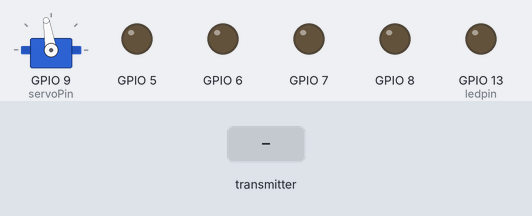
Bench run of a sketch on a simulated ESP32-S3. Parts: servo, output pins drawn as LEDs (lit = HIGH). The test bench sets the inputs (shaded band). Servo pulses on a pin are drawn as a servo (544–2400 µs = 0–180°); pins used as bus, display or sensor lines are not drawn.

Above: at 1.2 s.
1.3 s: the transmitter starts sending g = 1024
At 1.8 s:
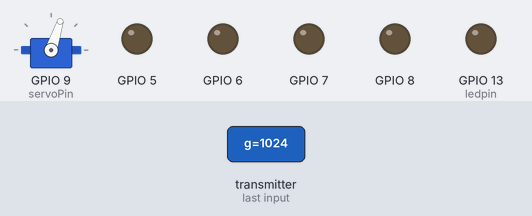
2.8 s: the transmitter starts sending g = 0
At 4.0 s:
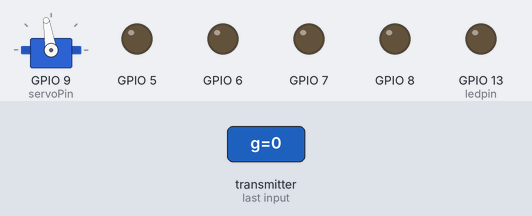
4.3 s: the transmitter starts sending g = 2048
At 5.3 s:
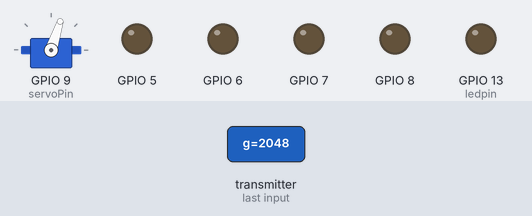
Timing chart, 0 to 7.3 s (numbered marks = the images above; inputs shaded):
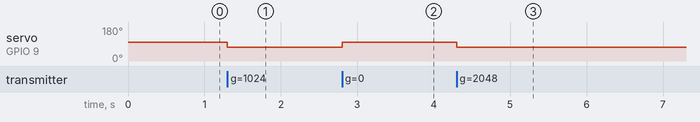

The sketch:

esp32Receiver.ino
```cpp
#include <esp_now.h>
#include <WiFi.h>
#include "driver/ledc.h"

// Structure example to receive data
// Must match the sender structure
typedef struct struct_message {
  int a;
  int b;
  int c;
  int d;
  int e;
  int f;
  int g;
  int h;
  int i;
  int j;
} struct_message;

int pos = 75;
//const int IN1 = 5; //PWM
//const int IN2 = 7; //PWN
const int nsleep = 4;
int x_low = 0;
int x_high = 0;
int x_low_adj = 0;
int x_high_adj = 0;
int y = 0;
int PWM1 = 0;
int PWM2 = 0;
int servoPin = 9;
int ledpin = 13;
int count = 0;
boolean dr_mode = false;

// Create a struct_message called myData
struct_message myData;

// callback function that will be executed when data is received
void OnDataRecv(const uint8_t * mac, const uint8_t *incomingData, int len) {
  memcpy(&myData, incomingData, sizeof(myData));
}

void setup()
{
  // Initialize Serial Monitor
  //  Serial.begin(115200);

  ledcSetup(LEDC_CHANNEL_7, 50, LEDC_TIMER_10_BIT);
  ledcAttachPin(9, LEDC_CHANNEL_7);
  ledcWrite(LEDC_CHANNEL_7, pos);

  ledcSetup(LEDC_CHANNEL_1, 1000, LEDC_TIMER_8_BIT);
  ledcAttachPin(5, LEDC_CHANNEL_1);
  ledcWrite(LEDC_CHANNEL_1, 0);

  ledcSetup(LEDC_CHANNEL_2, 1000, LEDC_TIMER_8_BIT);
  ledcAttachPin(7, LEDC_CHANNEL_2);
  ledcWrite(LEDC_CHANNEL_2, 0);

  ledcSetup(LEDC_CHANNEL_1, 1000, LEDC_TIMER_8_BIT);
  ledcAttachPin(8, LEDC_CHANNEL_1);
  ledcWrite(LEDC_CHANNEL_1, 0);

  ledcSetup(LEDC_CHANNEL_2, 1000, LEDC_TIMER_8_BIT);
  ledcAttachPin(6, LEDC_CHANNEL_2);
  ledcWrite(LEDC_CHANNEL_2, 0);

  pinMode(nsleep, OUTPUT);
  digitalWrite(nsleep, HIGH);
  //  pinMode(IN1, OUTPUT);
  //  pinMode(IN2, OUTPUT);
  pinMode(ledpin, OUTPUT);

  // Set device as a Wi-Fi Station
  WiFi.mode(WIFI_STA);

  // Init ESP-NOW
  if (esp_now_init() != ESP_OK) {
    //    Serial.println("Error initializing ESP-NOW");
    return;
  }

  // Once ESPNow is successfully Init, we will register for recv CB to
  // get recv packer info
  esp_now_register_recv_cb(OnDataRecv);
  digitalWrite(ledpin, LOW);
}

void loop()
{
  if (myData.f == 0 && myData.e == 1)
  {
    dr_mode = !dr_mode;
    delay(250);
  }
  x_high = map(myData.j, 155, 255, 0, 190);
  x_high = constrain(x_high, 0, 190);
  x_high_adj = map(x_high, 0, 190, 30, 190);
  x_low = map(myData.j, 0, 128, 0, 190);
  x_low = constrain(x_low, 0, 190);
  x_low = abs(190 - x_low);
  x_low_adj = map(x_low, 0, 190, 30, 190);
  y = constrain(myData.g, 81, 255);
  if (dr_mode == false && myData.e == 1)
  {
    y = 150 - map(y, 81, 255, 62, 92);
  }
  else
  {
    y = 150 - map(y, 81, 255, 70, 84);
  }
  if (myData.a == 0 && myData.e == 1)
  {
    PWM1 = count;
    PWM2 = 0;
    if (count < 254)
    {
      count++;
      delay(1);
    }
  }
  else if (myData.b == 0 && myData.e == 1)
  {
    PWM1 = count;
    PWM2 = 0;
    if (count < 190)
    {
      count++;
      delay(1);
    }
  }
  else if (myData.c == 0 && myData.e == 1)
  {
    PWM1 = 0;
    PWM2 = count;
    if (count < 254)
    {
      count++;
      delay(1);
    }
  }
  else if (myData.d == 0 && myData.e == 1)
  {
    PWM1 = 0;
    PWM2 = count;
    if (count < 190)
    {
      count++;
      delay(1);
    }
  }
  else if (x_high > 15 && myData.e == 1)
  {
    PWM1 = 0;
    PWM2 = count;
    if (count < x_high_adj)
    {
      count++;
      delay(1);
    }
    if (count > x_high_adj)
    {
      count--;
      delay(1);
    }
  }
  else if (x_low > 15 && myData.e == 1)
  {
    PWM1 = count;
    PWM2 = 0;
    if (count < x_low_adj)
    {
      count++;
      delay(1);
    }
    if (count > x_low_adj)
    {
      count--;
      delay(1);
    }
  }
  else
  {
    PWM1 = 0;
    PWM2 = 0;
    count = 0;
  }
  pos = y;
  ledcWrite(LEDC_CHANNEL_7, pos);
  ledcWrite(LEDC_CHANNEL_1, PWM2);
  ledcWrite(LEDC_CHANNEL_2, PWM1);

  //  Serial.print(myData.a);
  //  Serial.print(" ");
  //  Serial.print(myData.b);
  //  Serial.print(" ");
  //  Serial.print(myData.c);
  //  Serial.print(" ");
  //  Serial.print(myData.d);
  //  Serial.print(" ");
  //  Serial.print(myData.e);
  //  Serial.print(" ");
  //  Serial.print(myData.f);
  //  Serial.print(" ");
  //  Serial.print(myData.g);
  //  Serial.print(" ");
  //  Serial.print(myData.h);
  //  Serial.print(" ");
  //  Serial.print(pos);
  //  //    Serial.println(" ");
  //  Serial.print(" ");
  //  Serial.print(x_high);
  //  Serial.print(" ");
  //  Serial.print(x_low);
  //  Serial.print(" ");
  //  Serial.println(dr_mode);
  //    Serial.print(" ");
  //    Serial.println(y);
  //    Serial.print(" ");
  //    Serial.print(motor1);
  //    Serial.print(" ");
  //    Serial.print(PWM1);
  //    Serial.print(" ");
  //    Serial.print(motor2);
  //    Serial.print(" ");
  //    Serial.println(PWM2);

}
```

Measured:
- after the input at 1.3 s, servo on GPIO 9 (servoPin): 99° → 72° at once
- after the input at 2.8 s, servo on GPIO 9 (servoPin): 72° → 99° at once
- after the input at 4.3 s, servo on GPIO 9 (servoPin): 99° → 72° at once
